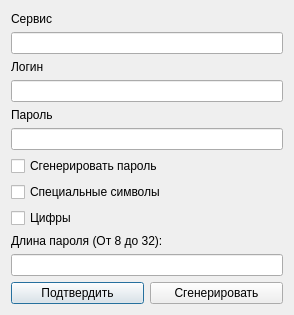
<?xml version="1.0" encoding="UTF-8"?>
<ui version="4.0">
 <class>QDialog</class>
 <widget class="QDialog" name="QDialog">
  <property name="geometry">
   <rect>
    <x>0</x>
    <y>0</y>
    <width>294</width>
    <height>315</height>
   </rect>
  </property>
  <property name="maximumSize">
   <size>
    <width>294</width>
    <height>315</height>
   </size>
  </property>
  <property name="windowTitle">
   <string>Введите данные</string>
  </property>
  <layout class="QGridLayout" name="gridLayout_2" rowstretch="0,0,0,0,0,0,0,0,0">
   <item row="8" column="0">
    <layout class="QHBoxLayout" name="horizontalLayout">
     <item>
      <widget class="QPushButton" name="commitButton">
       <property name="text">
        <string>Подтвердить</string>
       </property>
      </widget>
     </item>
     <item>
      <widget class="QPushButton" name="generateButton">
       <property name="text">
        <string>Сгенерировать</string>
       </property>
      </widget>
     </item>
    </layout>
   </item>
   <item row="1" column="0">
    <layout class="QVBoxLayout" name="verticalLayout">
     <item>
      <widget class="QLabel" name="label">
       <property name="text">
        <string>Сервис</string>
       </property>
      </widget>
     </item>
     <item>
      <widget class="QLineEdit" name="serviceLine"/>
     </item>
     <item>
      <widget class="QLabel" name="label_2">
       <property name="text">
        <string>Логин</string>
       </property>
      </widget>
     </item>
     <item>
      <widget class="QLineEdit" name="loginLine"/>
     </item>
     <item>
      <widget class="QLabel" name="label_3">
       <property name="text">
        <string>Пароль</string>
       </property>
      </widget>
     </item>
     <item>
      <widget class="QLineEdit" name="passwordLine"/>
     </item>
    </layout>
   </item>
   <item row="2" column="0">
    <layout class="QVBoxLayout" name="verticalLayout_3">
     <item>
      <widget class="QCheckBox" name="generationPasswordCheckBox">
       <property name="enabled">
        <bool>true</bool>
       </property>
       <property name="text">
        <string>Сгенерировать пароль</string>
       </property>
      </widget>
     </item>
     <item>
      <widget class="QCheckBox" name="specialSymbolsCheckBox">
       <property name="enabled">
        <bool>true</bool>
       </property>
       <property name="text">
        <string>Специальные символы</string>
       </property>
      </widget>
     </item>
     <item>
      <widget class="QCheckBox" name="numbersCheckBox">
       <property name="enabled">
        <bool>true</bool>
       </property>
       <property name="text">
        <string>Цифры</string>
       </property>
      </widget>
     </item>
     <item>
      <widget class="QLabel" name="lengthPasswordLabel">
       <property name="enabled">
        <bool>true</bool>
       </property>
       <property name="text">
        <string>Длина пароля (От 8 до 32):</string>
       </property>
      </widget>
     </item>
     <item>
      <widget class="QLineEdit" name="lengthPasswordLine">
       <property name="enabled">
        <bool>true</bool>
       </property>
      </widget>
     </item>
    </layout>
   </item>
   <item row="0" column="0">
    <spacer name="verticalSpacer">
     <property name="orientation">
      <enum>Qt::Vertical</enum>
     </property>
     <property name="sizeHint" stdset="0">
      <size>
       <width>20</width>
       <height>40</height>
      </size>
     </property>
    </spacer>
   </item>
  </layout>
 </widget>
 <resources/>
 <connections/>
</ui>
